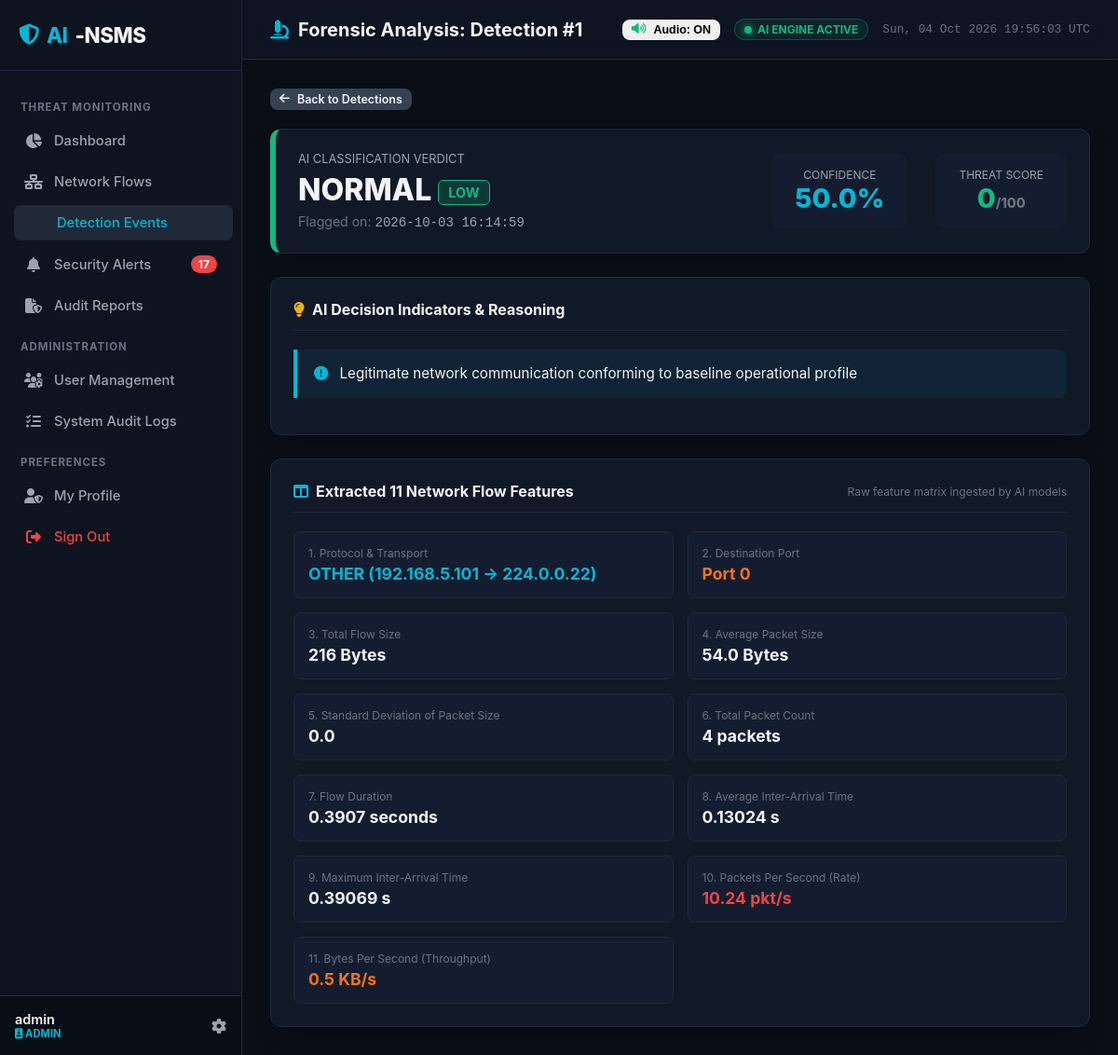
Before: /detections/1 (signed in) with the older database file.
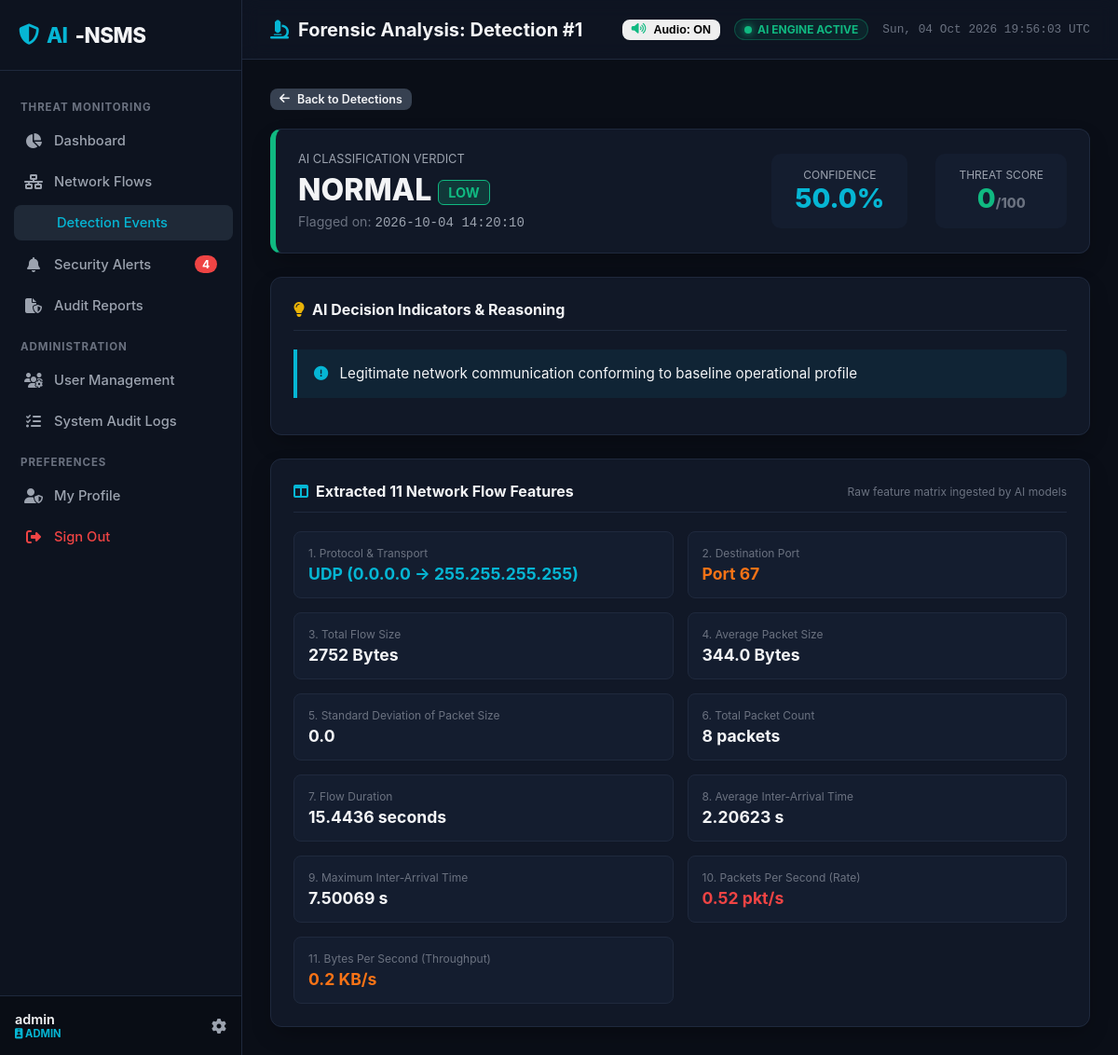
After: the same page with the newer database file.
### tables this page shows
CREATE TABLE users (
            id INTEGER PRIMARY KEY AUTOINCREMENT,
            username TEXT UNIQUE NOT NULL,
            email TEXT UNIQUE NOT NULL,
            password_hash TEXT NOT NULL,
            role TEXT NOT NULL DEFAULT 'SECURITY_ANALYST',
            is_active INTEGER NOT NULL DEFAULT 1,
            must_change_password INTEGER NOT NULL DEFAULT 0,
            created_at TEXT NOT NULL,
            last_login TEXT
        );

CREATE TABLE detections (
            id INTEGER PRIMARY KEY AUTOINCREMENT,
            flow_id INTEGER NOT NULL,
            prediction TEXT NOT NULL,
            attack_type TEXT NOT NULL,
            confidence REAL NOT NULL DEFAULT 1.0,
            threat_score INTEGER NOT NULL DEFAULT 0,
            severity TEXT NOT NULL DEFAULT 'LOW',
            indicators TEXT,
            detected_at TEXT NOT NULL, traffic_source TEXT DEFAULT "live", session_id TEXT DEFAULT "",
            FOREIGN KEY (flow_id) REFERENCES network_flows (id) ON DELETE CASCADE
        );

CREATE TABLE network_flows (
            id INTEGER PRIMARY KEY AUTOINCREMENT,
            source_ip TEXT NOT NULL,
            destination_ip TEXT NOT NULL,
            protocol TEXT NOT NULL,
            destination_port INTEGER NOT NULL,
            flow_duration REAL NOT NULL DEFAULT 0.0,
            total_flow_size REAL NOT NULL DEFAULT 0.0,
            average_packet_size REAL NOT NULL DEFAULT 0.0,
            std_packet_size REAL NOT NULL DEFAULT 0.0,
            packet_count INTEGER NOT NULL DEFAULT 0,
            average_inter_arrival_time REAL NOT NULL DEFAULT 0.0,
            maximum_inter_arrival_time REAL NOT NULL DEFAULT 0.0,
            packets_per_second REAL NOT NULL DEFAULT 0.0,
            bytes_per_second REAL NOT NULL DEFAULT 0.0,
            captured_at TEXT NOT NULL
        , traffic_source TEXT DEFAULT "live", session_id TEXT DEFAULT "");

### src/routes/detection_routes.py (the view)
@detection_bp.route('/detections/<int:detection_id>')
@login_required
def detail(detection_id):
    user = get_current_user()
    det = Detection.find_by_id_with_flow(detection_id)
    if not det:
        abort(404)
    return render_template('detection_detail.html', user=user, detection=det)

### templates/detection_detail.html (shortened to what this page needs)
{% extends "base.html" %}
{% block page_header %}<i class="fas fa-microscope" style="color: var(--accent-cyan);"></i> Forensic Analysis: Detection #{{ detection.id }}{% endblock %}
{% block content %}
<div style="margin-bottom: 20px;">
    <a href="/detections" class="btn btn-secondary btn-sm"><i class="fas fa-arrow-left"></i> Back to Detections</a>
</div>
<div class="soc-card" style="margin-bottom: 25px; border-left: 6px solid var(--sev-{{ detection.severity|lower }});">
    <div style="display: flex; justify-content: space-between; align-items: center; flex-wrap: wrap; gap: 20px;">
        <div>
            <div style="font-size: 0.8rem; color: var(--text-secondary); text-transform: uppercase;">AI Classification Verdict</div>
            <h1 style="font-size: 2rem; font-weight: 800; margin: 6px 0; color: var(--text-primary);">
                {{ detection.attack_type }}
                <span class="badge-sev badge-{{ detection.severity|lower }}" style="vertical-align: middle; font-size: 0.9rem;">{{ detection.severity }}</span>
            </h1>
            <div style="color: var(--text-muted); font-size: 0.88rem;">
                Flagged on: <span class="code-font" style="color: var(--text-secondary);">{{ detection.detected_at.replace('T', ' ').split('.')[0] }}</span>
            </div>
        </div>
        <div style="display: flex; gap: 30px; text-align: center;">
            <div style="background: #141d2f; padding: 15px 25px; border-radius: 10px;">
                <div style="font-size: 0.75rem; color: var(--text-secondary); text-transform: uppercase;">Confidence</div>
                <div style="font-size: 1.8rem; font-weight: 800; color: var(--accent-cyan);">{{ "%.1f"|format(detection.confidence * 100) }}%</div>
            </div>
            <div style="background: #141d2f; padding: 15px 25px; border-radius: 10px;">
                <div style="font-size: 0.75rem; color: var(--text-secondary); text-transform: uppercase;">Threat Score</div>
                <div style="font-size: 1.8rem; font-weight: 800; color: {% if detection.threat_score >= 80 %}var(--sev-critical){% elif detection.threat_score >= 50 %}var(--sev-high){% else %}var(--sev-low){% endif %};">
                    {{ detection.threat_score }}<span style="font-size: 0.9rem; color: var(--text-muted);">/100</span>
                </div>
            </div>
        </div>
    </div>
</div>
<div class="soc-card" style="margin-bottom: 25px;">
    <div class="soc-card-header">
        <div class="soc-card-title"><i class="fas fa-lightbulb" style="color: var(--sev-medium);"></i> AI Decision Indicators & Reasoning</div>
    </div>
    <div class="indicator-box">
        <p style="font-size: 0.95rem; line-height: 1.6; color: var(--text-primary);">
            <i class="fas fa-circle-exclamation" style="color: var(--accent-cyan); margin-right: 8px;"></i>
            {{ detection.indicators or "Standard legitimate traffic pattern identified across all 11 statistical features." }}
        </p>
    </div>
</div>
<div class="soc-card">
    <div class="soc-card-header">
        <div class="soc-card-title"><i class="fas fa-table-columns" style="color: var(--accent-cyan);"></i> Extracted 11 Network Flow Features</div>
        <span style="font-size: 0.75rem; color: var(--text-muted);">Raw feature matrix ingested by AI models</span>
    </div>
    <div style="display: grid; grid-template-columns: repeat(auto-fit, minmax(280px, 1fr)); gap: 15px;">
        <div style="background: #141d2f; padding: 15px; border-radius: 8px; border: 1px solid var(--border-color);">
            <div style="font-size: 0.75rem; color: var(--text-muted);">1. Protocol & Transport</div>
            <div style="font-size: 1.1rem; font-weight: 700; color: var(--accent-cyan); margin-top: 4px;">{{ detection.flow.protocol }} ({{ detection.flow.source_ip }} &rarr; {{ detection.flow.destination_ip }})</div>
        </div>
        <div style="background: #141d2f; padding: 15px; border-radius: 8px; border: 1px solid var(--border-color);">
            <div style="font-size: 0.75rem; color: var(--text-muted);">2. Destination Port</div>
            <div style="font-size: 1.1rem; font-weight: 700; color: var(--sev-high); margin-top: 4px;">Port {{ detection.flow.destination_port }}</div>
        </div>
        <div style="background: #141d2f; padding: 15px; border-radius: 8px; border: 1px solid var(--border-color);">
            <div style="font-size: 0.75rem; color: var(--text-muted);">3. Total Flow Size</div>
            <div style="font-size: 1.1rem; font-weight: 700; color: var(--text-primary); margin-top: 4px;">{{ detection.flow.total_flow_size|int }} Bytes</div>
        </div>
        <div style="background: #141d2f; padding: 15px; border-radius: 8px; border: 1px solid var(--border-color);">
            <div style="font-size: 0.75rem; color: var(--text-muted);">4. Average Packet Size</div>
            <div style="font-size: 1.1rem; font-weight: 700; color: var(--text-primary); margin-top: 4px;">{{ detection.flow.average_packet_size }} Bytes</div>
        </div>
        <div style="background: #141d2f; padding: 15px; border-radius: 8px; border: 1px solid var(--border-color);">
            <div style="font-size: 0.75rem; color: var(--text-muted);">5. Standard Deviation of Packet Size</div>
            <div style="font-size: 1.1rem; font-weight: 700; color: var(--text-primary); margin-top: 4px;">{{ detection.flow.std_packet_size }}</div>
        </div>
        <div style="background: #141d2f; padding: 15px; border-radius: 8px; border: 1px solid var(--border-color);">
            <div style="font-size: 0.75rem; color: var(--text-muted);">6. Total Packet Count</div>
            <div style="font-size: 1.1rem; font-weight: 700; color: var(--text-primary); margin-top: 4px;">{{ detection.flow.packet_count }} packets</div>
        </div>
        <div style="background: #141d2f; padding: 15px; border-radius: 8px; border: 1px solid var(--border-color);">
            <div style="font-size: 0.75rem; color: var(--text-muted);">7. Flow Duration</div>
            <div style="font-size: 1.1rem; font-weight: 700; color: var(--text-primary); margin-top: 4px;">{{ detection.flow.flow_duration }} seconds</div>
        </div>
        <div style="background: #141d2f; padding: 15px; border-radius: 8px; border: 1px solid var(--border-color);">
            <div style="font-size: 0.75rem; color: var(--text-muted);">8. Average Inter-Arrival Time</div>
            <div style="font-size: 1.1rem; font-weight: 700; color: var(--text-primary); margin-top: 4px;">{{ detection.flow.average_inter_arrival_time }} s</div>
        </div>
        <div style="background: #141d2f; padding: 15px; border-radius: 8px; border: 1px solid var(--border-color);">
            <div style="font-size: 0.75rem; color: var(--text-muted);">9. Maximum Inter-Arrival Time</div>
            <div style="font-size: 1.1rem; font-weight: 700; color: var(--text-primary); margin-top: 4px;">{{ detection.flow.maximum_inter_arrival_time }} s</div>
        </div>
        <div style="background: #141d2f; padding: 15px; border-radius: 8px; border: 1px solid var(--border-color);">
            <div style="font-size: 0.75rem; color: var(--text-muted);">10. Packets Per Second (Rate)</div>
            <div style="font-size: 1.1rem; font-weight: 700; color: var(--sev-critical); margin-top: 4px;">{{ detection.flow.packets_per_second }} pkt/s</div>
        </div>
        <div style="background: #141d2f; padding: 15px; border-radius: 8px; border: 1px solid var(--border-color);">
            <div style="font-size: 0.75rem; color: var(--text-muted);">11. Bytes Per Second (Throughput)</div>
            <div style="font-size: 1.1rem; font-weight: 700; color: var(--sev-high); margin-top: 4px;">{{ (detection.flow.bytes_per_second / 1024)|round(1) }} KB/s</div>
        </div>
    </div>
</div>
{% endblock %}

### templates/base.html (shortened to what this page needs)
<!DOCTYPE html>
<html lang="en">
<head>
    <link rel="stylesheet" href="https://cdnjs.cloudflare.com/ajax/libs/font-awesome/6.5.1/css/all.min.css">
    <link rel="stylesheet" href="{{ url_for('static', filename='css/soc_theme.css') }}">
</head>
<body>
    <div class="app-container">
        <aside class="sidebar">
            <div class="sidebar-header">
                <div class="sidebar-logo">
                    <i class="fas fa-shield-halved" style="color: var(--accent-cyan);"></i>
                    <span>AI</span>-NSMS
                </div>
            </div>
            <ul class="sidebar-menu">
                <li class="menu-category">Threat Monitoring</li>
                <li>
                    <a href="/dashboard" class="sidebar-link {% if request.path == '/' or request.path == '/dashboard' %}active{% endif %}">
                        <i class="fas fa-chart-pie"></i>
                        <span>Dashboard</span>
                    </a>
                </li>
                <li>
                    <a href="/monitoring" class="sidebar-link {% if request.path == '/monitoring' %}active{% endif %}">
                        <i class="fas fa-network-wired"></i>
                        <span>Network Flows</span>
                    </a>
                </li>
                <li>
                    <a href="/detections" class="sidebar-link {% if request.path.startswith('/detections') %}active{% endif %}">
                        <span>Detection Events</span>
                    </a>
                </li>
                <li>
                    <a href="/alerts" class="sidebar-link {% if request.path == '/alerts' %}active{% endif %}">
                        <i class="fas fa-bell"></i>
                        <span>Security Alerts</span>
                        {% if active_alerts_count > 0 %}
                        <span class="badge-count">{{ active_alerts_count }}</span>
                        {% endif %}
                    </a>
                </li>
                <li>
                    <a href="/reports" class="sidebar-link {% if request.path == '/reports' %}active{% endif %}">
                        <i class="fas fa-file-shield"></i>
                        <span>Audit Reports</span>
                    </a>
                </li>
                {% if is_admin %}
                <li class="menu-category">Administration</li>
                <li>
                    <a href="/users" class="sidebar-link {% if request.path == '/users' %}active{% endif %}">
                        <i class="fas fa-users-gear"></i>
                        <span>User Management</span>
                    </a>
                </li>
                <li>
                    <a href="/logs" class="sidebar-link {% if request.path == '/logs' %}active{% endif %}">
                        <i class="fas fa-list-check"></i>
                        <span>System Audit Logs</span>
                    </a>
                </li>
                {% endif %}
                <li class="menu-category">Preferences</li>
                <li>
                    <a href="/profile" class="sidebar-link {% if request.path == '/profile' %}active{% endif %}">
                        <i class="fas fa-user-shield"></i>
                        <span>My Profile</span>
                    </a>
                </li>
                <li>
                    <a href="/logout" class="sidebar-link" style="color: var(--sev-critical);">
                        <i class="fas fa-right-from-bracket"></i>
                        <span>Sign Out</span>
                    </a>
                </li>
            </ul>
            <div class="sidebar-footer">
                <div class="user-info">
                    <span class="user-name">{{ current_user.username if current_user else 'Guest' }}</span>
                    <span class="user-role-badge">
                        <i class="fas fa-id-badge"></i> {{ current_user.role if current_user else 'ANALYST' }}
                    </span>
                </div>
                <a href="/profile" style="color: var(--text-secondary);"><i class="fas fa-gear"></i></a>
            </div>
        </aside>
        <div class="main-wrapper">
            <header class="topbar">
                <div class="page-title">
                    {% block page_header %}{% endblock %}
                </div>
                <div style="display: flex; align-items: center; gap: 15px;">
                    <button id="btn-global-audio-toggle" class="btn btn-outline-success btn-sm btn-audio-toggle" onclick="window.audioAlerts && window.audioAlerts.toggleMute()" title="Toggle Audio Alerts On/Off">
                    </button>
                    <div class="live-indicator">
                        <span class="pulse-dot"></span> AI ENGINE ACTIVE
                    </div>
                    <span style="font-size: 0.8rem; color: var(--text-muted); font-family: var(--font-mono);" id="live-clock"></span>
                </div>
            </header>
            <main class="content-body">
                {% block content %}{% endblock %}
            </main>
        </div>
    </div>
</body>
</html>

Changed rows visible on the page:
changed detections "NORMAL": detected_at.replace "2026-10-03 16:14:59" → "2026-10-04 14:20:10"
changed network_flows: flow.protocol "OTHER" → "UDP"; flow.source_ip "192.168.5.101" → "0.0.0.0"; flow.destination_ip "224.0.0.22" → "255.255.255.255"; flow.destination_port "0" → "67"; flow.total_flow_size "216" → "2752"; flow.average_packet_size "54.0" → "344.0"; flow.packet_count "4" → "8"; flow.flow_duration "0.3907" → "15.4436"; flow.average_inter_arrival_time "0.13024" → "2.20623"; flow.maximum_inter_arrival_time "0.39069" → "7.50069"; flow.packets_per_second "10.24" → "0.52"; (detection.flow.bytes_per_second/1024)|round(1) "0.5" → "0.2"
Other visible differences:
{{ active_alerts_count }}: "17" → "4"
